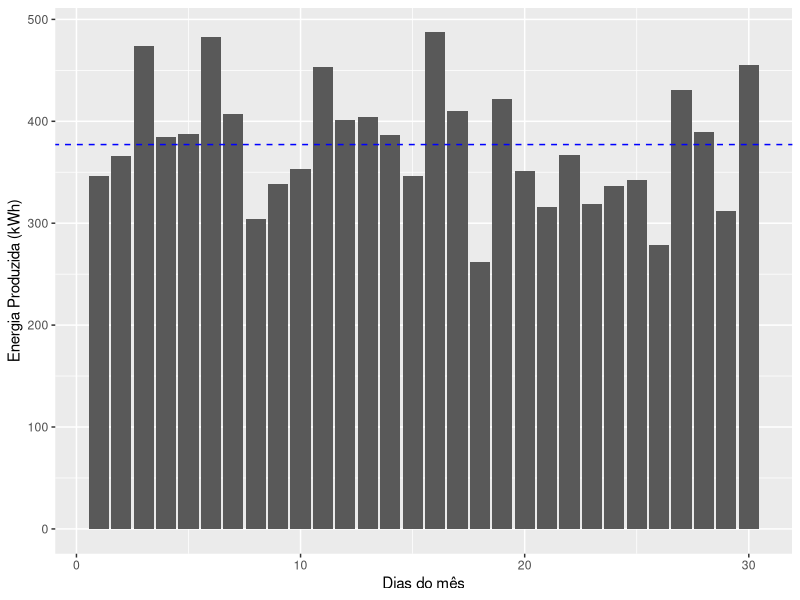
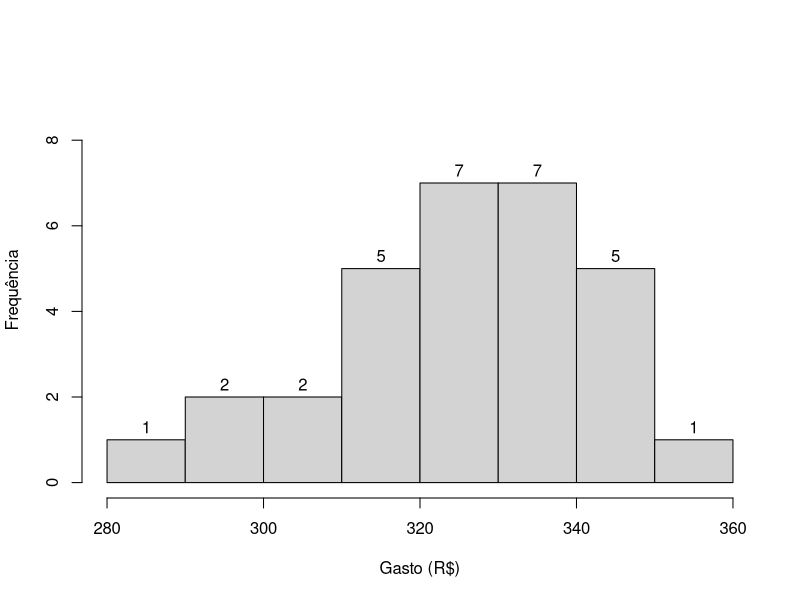
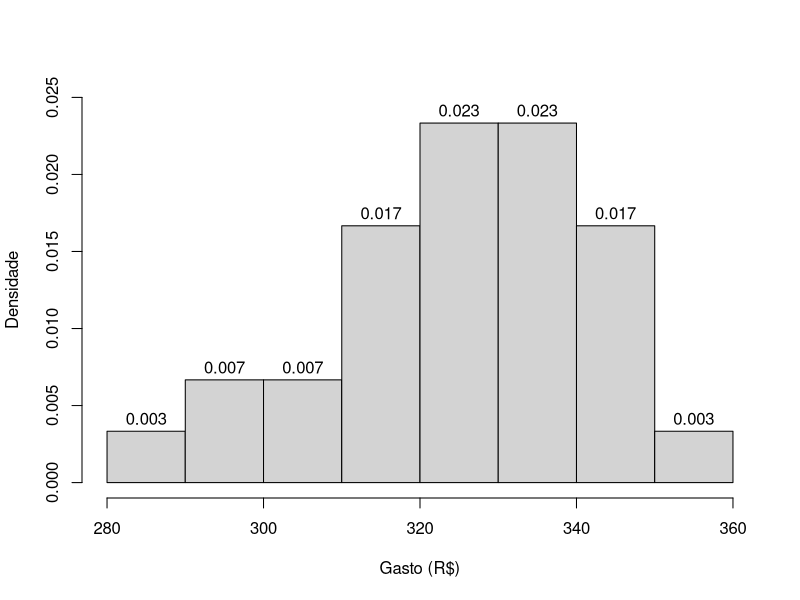
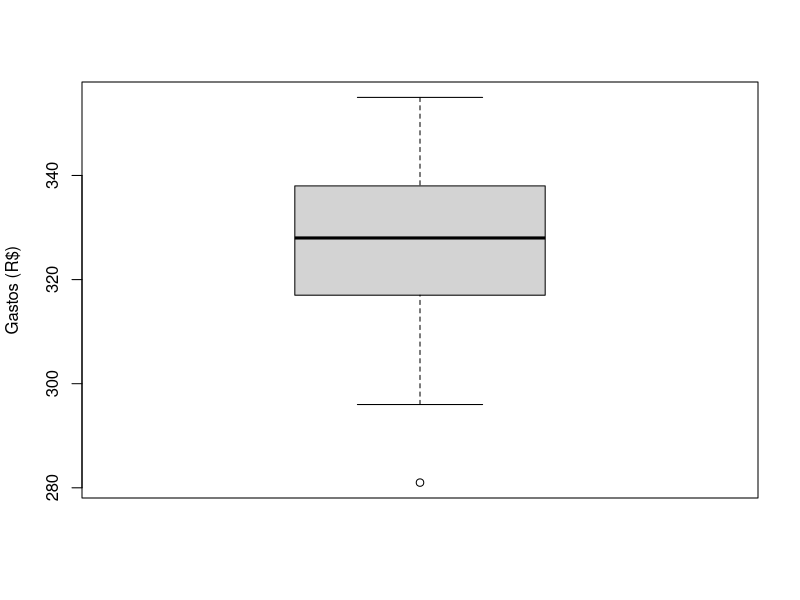
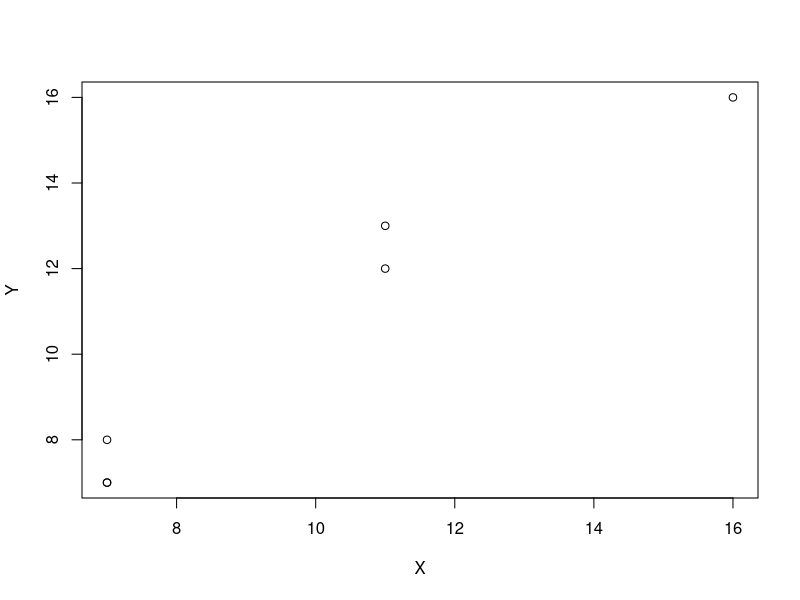
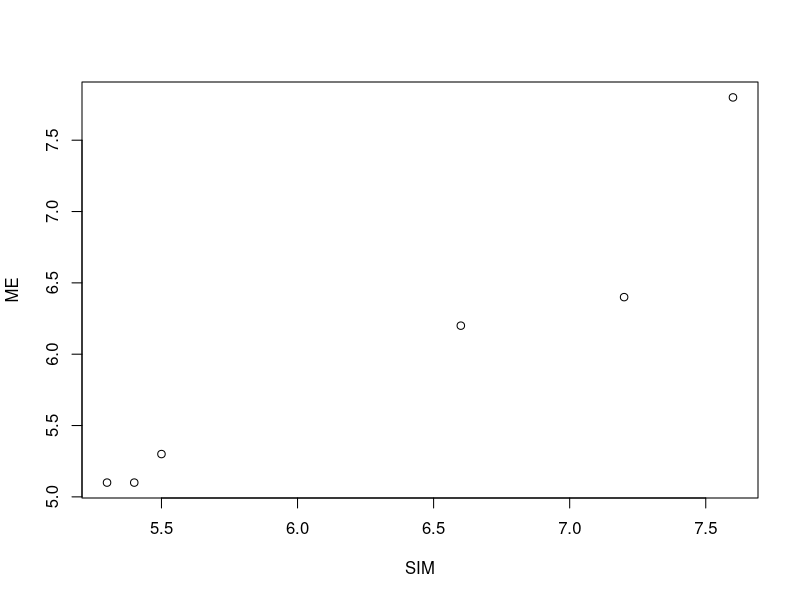

Write the R code that produced these figures, in order.
## ---- chunk 1
knitr::opts_chunk$set(#collapse = TRUE,
                      echo = TRUE, 
                      size = "footnotesize",
                      comment = NA,
                      warning = FALSE,
                      message = FALSE,
                      #out.width = "1\\linewidth",
                      fig.align = "center",
                      fig.width = 8, 
                      fig.height = 4, 
                      fig.show = "hold",
                      #fig.path = "Figuras1/",
                      fig.pos = "!htb",
                      fig.cap = TRUE,
                      background = "#E6E6FA",
                      #background = "black",
                      dev = c("png",'pdf'),
                      res=300,
                      dpi = 300)
## ---- chunk 2
#library(tidyverse)
#library(tinytex)
library(knitr)
library(kableExtra)
library(xtable)
library(ggplot2)
library(dplyr)
## ---- chunk 3
set.seed(7)
pp <- round(rnorm(10,mean=30,sd=5),0)
qq <- round(rnorm(10,mean=20,sd=5),0)
dd <- t(data.frame(Funcionario=1:10,
                 TC=pp, AP=qq))
dt <- as.data.frame(t(dd))
dd %>% 
  kable(caption = "Tempo gasto, em minutos, para 10 funcionários irem de casa até a empresa em que trabalham de duas maneiras, ou transporte coletivo (TC) ou automóvel próprio (AP).") %>% 
  kable_styling(full_width = FALSE, bootstrap_options = c("striped", "hover", "condensed", "responsive"))
## ---- chunk 4
TC <- c(41,24,27,28,25,25,34,29,31,41)
AP <- c(22,34,31,22,29,22,16,18,20,25)
dados <- data.frame(Funcionario=1:10,TC,AP)
dados
## ---- chunk 5
# Média e desvio padrão de TC
mean(dados[,2])
sd(dados[,2])
# Média e desvio padrão de AP
mean(dados[,3])
sd(dados[,3])
## ---- chunk 6
#Coeficiente de Variação (%):
#TC
round((sd(dados[,2])/mean(dados[,2]))*100,2)
#AP
round((sd(dados[,3])/mean(dados[,3]))*100,2)
## ---- chunk 7
set.seed(123)
energia <- round(c(rnorm(30,380,60)),2)
energia
## ---- chunk 8
# carregando a biblioteca
library(ggplot2)

# criando os dados
set.seed(123)
data <- data.frame(
  dia=1:30,  
  valor=round(c(rnorm(30,380,60)),2)
)
# Gráfico de barras
ggplot(data, aes(x=dia, y=valor)) + 
  geom_bar(stat = "identity") +
  geom_abline(slope=0, 
              intercept=mean(data$valor),
              col = "blue",lty=2)+
  labs(x="Dias do mês",
       y="Energia Produzida (kWh)")
## ---- chunk 9
library(gtools)
dd <- c(7,9,15)
vv <- var(dd)*2/3;vv
y = as.data.frame(permutations(n=3, r=2, 
                 v=dd, 
                 repeats.allowed=T))
colnames(c('r1','r2'))
y$s <- apply(y[,1:2],1, var)
y$v <- apply(y[,1:2],1, var)/2
y
ms <- mean(y$s);ms
mv <- mean(y$v);mv
## ---- chunk 10
set.seed(7)
dp <- round(rnorm(30,325,100),0)
dp <- rpois(30,325)
dp %>% matrix(nrow = 3) %>% 
  kable(caption = "Gastos mensais de 30 adolescentes para se alimentarem fora de casa.") %>% 
  kable_styling(full_width = FALSE, bootstrap_options = c("striped", "hover", "condensed", "responsive"))
## ---- chunk 11
# Dados
dados <- c(309,324,305,312,281,341,355,296,
           342,337,334,321,322,299,335,320,
           338,330,323,330,332,342,346,317,
           326,319,333,339,311,344)
dados
## ---- chunk 12
# histograma de frequência absoluta
par(bg="white")
hist(dados, labels = T, main = "",
     xlab = 'Gasto (R$)', ylab = 'Frequência',
     ylim =c(0,9))
#
# histograma com densidade
hist(dados, labels = T, main = "",
     xlab = 'Gasto (R$)', ylab = 'Densidade',
     probability = T, ylim = c(0,0.025))
## ---- chunk 13
summary(dados)
## ---- chunk 14
par(bg="white")
boxplot(dados, ylab = "Gastos (R$)") 
## ---- chunk 15
var(dados)
sd(dados)
(sd(dados)/mean(dados))*100
## ---- chunk 16
# Coeficiente de variação
# A:
(1500000/3280000)*100
#B
(500000/630000)*100
## ---- chunk 17
set.seed(1)
x <- round(rnorm(6,mean = 10,sd=4),0)
y <- x + round(rnorm(6,mean = 0,sd=1),0)
dd <- t(data.frame(X=x, Y=y))
dd %>% 
  kable(caption = "Seis observações das variáveis X e Y.") %>% 
  kable_styling(full_width = FALSE, bootstrap_options = c("striped", "hover", "condensed", "responsive")) 
## ---- chunk 18
x <- c(7,11,7,16,11,7)
y <- c(7,12,8,16,13,7)
dados3 <- data.frame(X=x, Y=y)
dados3
## ---- chunk 19
par(bg="white")
plot(Y~X, dados3) 
## ---- chunk 20
cov(x,y)
## ---- chunk 21
cor(x,y)
# ou 
cov(x,y)/(sd(x)*sd(y))
## ---- chunk 22
set.seed(1)
Aluno <- round(1:6,0)
x <- round(rnorm(6,mean = 6,sd=1.1),1)
y <- x + round(rnorm(6,mean = 0,sd=0.5),1)
dd <- t(data.frame(Aluno, ME=x, SIM=y))
dd %>% 
  kable(caption = "Seis observações das variáveis ME e SIM.") %>% 
  kable_styling(full_width = FALSE, bootstrap_options = c("striped", "hover", "condensed", "responsive"))
## ---- chunk 23
ME     <- c(5.3,6.2,5.1,7.8,6.4,5.1)
SIM	   <- c(5.5,6.6,5.4,7.6,7.2,5.3)
dados4 <- data.frame(Aluno=1:6,ME, SIM)
dados4
## ---- chunk 24
par(bg="white")
plot(ME~SIM,data = dados4) 
## ---- chunk 25
cov(dados4$ME,dados4$SIM)
## ---- chunk 26
cor(dados4$ME,dados4$SIM)
# ou 
cov(dados4$ME,dados4$SIM)/(sd(dados4$ME)*sd(dados4$SIM))
## ---- chunk 27
set.seed(1)
x <- c(6,12,4,2,5,7,14,10)
y <- c(22,11,23,25,21,19,9,12)
dd <- t(data.frame(Indivíduo=1:8, Tempo=x, Gordura =y))
dd %>% 
  kable(caption = "Tempo de caminhada (horas) e gordura corporal (%) de oito indivíduos.") %>% 
  kable_styling(full_width = FALSE, bootstrap_options = c("striped", "hover", "condensed", "responsive"))
